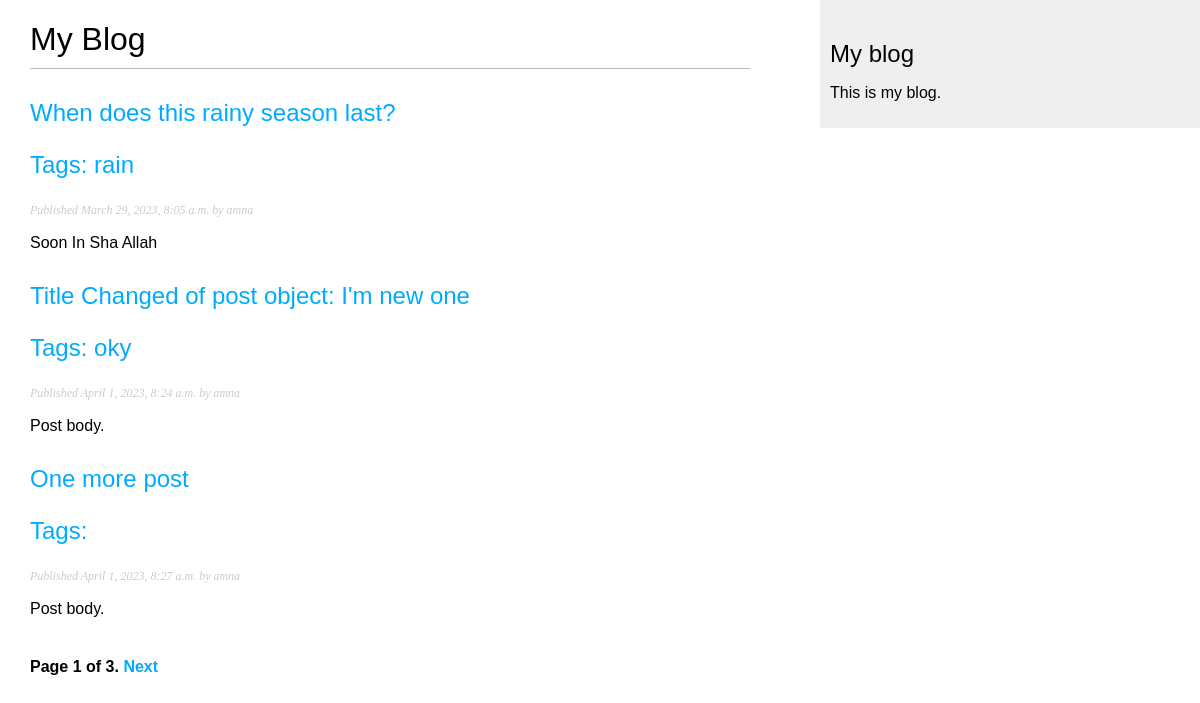
Screenshot of /blog/ with the database file from the repository.
### blog/models.py (models this page shows, shortened)
class Post(models.Model):
    tags = TaggableManager()
    def get_absolute_url(self):
        return reverse('blog:post_detail',
                       args=[self.publish.year,
                             self.publish.month,
                             self.publish.day, self.slug])
    STATUS_CHOICES = (
        ('draft', 'Draft'),
        ('published', 'Published'),
    )
    title = models.CharField(max_length=250)
    slug = models.SlugField(max_length=250,
                            unique_for_date='publish')
    author = models.ForeignKey(User,
                               on_delete=models.CASCADE,
                               related_name='blog_posts')
    body = models.TextField()
    publish = models.DateTimeField(default=timezone.now)
    created = models.DateTimeField(auto_now_add=True)
    updated = models.DateTimeField(auto_now=True)
    status = models.CharField(max_length=10,
                              choices=STATUS_CHOICES,
                              default='draft')

### blog/views.py (the view)
# urls.py: path('', views.post_list),
def post_list(request,tag_slug=None):
    object_list = Post.objects.all()
    tag = None
    if tag_slug:
        tag = get_object_or_404(Tag, slug=tag_slug)
        object_list = object_list.filter(tags__in=[tag])
    paginator = Paginator(object_list, 3)  # 3 posts in each page
    page = request.GET.get('page')
    try:
        posts = paginator.page(page)
    except PageNotAnInteger:
        posts = paginator.page(1)
    except EmptyPage:
        posts = paginator.page(paginator.num_pages)
    return render(request,
                  'blog/post/list.html',
                  {'page': page,
                   'posts': posts,
                   'tag': tag})

### blog/templates/blog/post/list.html (shortened to what this page needs)
{% extends "blog/base.html" %}
{% block content %}
 <h1>My Blog</h1>
 {% for post in posts %}
 <h2>
 <a href="{{ post.get_absolute_url }}">
 {{ post.title }}
 <p class="tags">
    Tags:
    {% for tag in post.tags.all %}
    <a href="{% url "blog:post_list_by_tag" tag.slug %}">
    {{ tag.name }}
    </a>
    {% endfor %}
   </p>
 </a>
 </h2>
 <p class="date">
 Published {{ post.publish }} by {{ post.author }}
 </p>
 {{ post.body|truncatewords:30|linebreaks }}
 {% endfor %}
 {% include "pagination.html"  with page=posts %}
{% endblock %}

### blog/static/css/blog.css (style rules this page uses)
body { margin:0; padding:0; font-family:helvetica, sans-serif; }
a { color:#00abff; text-decoration:none; }
h1 { font-weight:normal; border-bottom:1px solid #bbb; padding:0 0 10px 0; }
h2 { font-weight:normal; margin:30px 0 0; }
p.date { color:#ccc; font-family: georgia, serif; font-size: 12px; font-style: italic; }

### rows the page displays
Post: title "When does this rainy season last?", publish "March 29, 2023, 8:05 a.m.", author "amna", body "Soon In Sha Allah"
Tag: name "rain"
Post: title "Title Changed of post object: I'm new one", publish "April 1, 2023, 8:24 a.m.", author "amna", body "Post body."
Tag: name "oky"
Post: title "One more post", publish "April 1, 2023, 8:27 a.m.", author "amna", body "Post body."

### other values shown
{{ page.number }} "1"
{{ page.paginator.num_pages }} "3"
